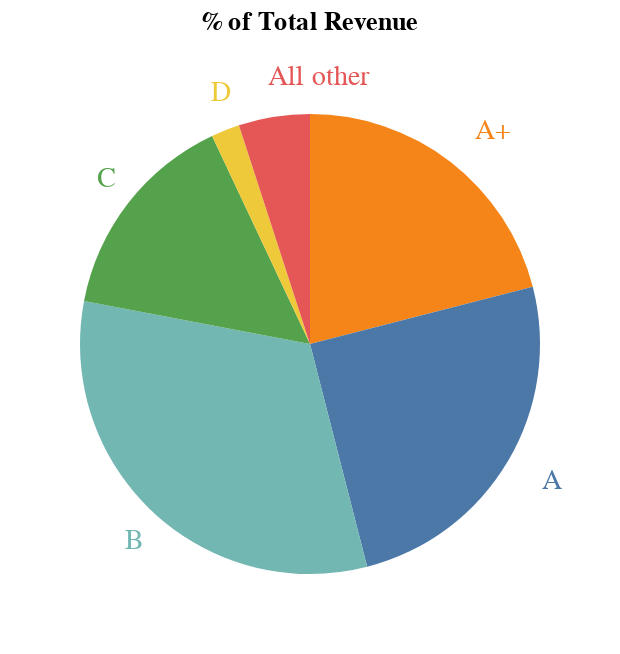

This figure's notebook cell:
### Markdown cell above
The pie chart above is easily modified to represent the percentage of total revenue.

### Code cell
# % of Revenue Pie Chart

base = alt.Chart(table_charts, title="% of Total Revenue").encode(
    theta = alt.Theta("% Revenue:Q").stack(True),
    color = alt.Color('Tier:N').legend(None),
    order = alt.Order(field ='Tier:O'))



pie = base.mark_arc(outerRadius = 115)
text = base.mark_text(radius = 135, size = 14, align = "left").encode(text = alt.Text("Tier"))


rev_pie = pie + text
rev_pie

### Figure 1 — Vega-Lite specification as saved in the notebook (floating-point values rounded to 4 significant figures)
{"config": {"view": {"continuousWidth": 300, "continuousHeight": 300}}, "layer": [{"mark": {"type": "arc", "outerRadius": 115}, "encoding": {"color": {"field": "Tier", "legend": null, "type": "nominal"}, "order": {"field": "Tier:O"}, "theta": {"field": "% Revenue", "stack": true, "type": "quantitative"}}, "title": "% of Total Revenue"}, {"mark": {"type": "text", "align": "left", "radius": 135, "size": 14}, "encoding": {"color": {"field": "Tier", "legend": null, "type": "nominal"}, "order": {"field": "Tier:O"}, "text": {"field": "Tier", "type": "nominal"}, "theta": {"field": "% Revenue", "stack": true, "type": "quantitative"}}, "title": "% of Total Revenue"}], "data": {"name": "data-35f9124c4b8dd7e8e6a83d69924ed8ee"}, "$schema": "https://vega.github.io/schema/vega-lite/v5.8.0.json", "datasets": {"data-35f9124c4b8dd7e8e6a83d69924ed8ee": [{"Tier": "A+", "# of Accounts": 19.0, "% Accounts": 1.746, "Revenue ($M)": 3.927, "% Revenue": 21.0}, {"Tier": "A", "# of Accounts": 77.0, "% Accounts": 7.077, "Revenue ($M)": 4.675, "% Revenue": 25.0}, {"Tier": "B", "# of Accounts": 338.0, "% Accounts": 31.07, "Revenue ($M)": 5.984, "% Revenue": 32.0}, {"Tier": "C", "# of Accounts": 425.0, "% Accounts": 39.06, "Revenue ($M)": 2.805, "% Revenue": 15.0}, {"Tier": "D", "# of Accounts": 24.0, "% Accounts": 2.206, "Revenue ($M)": 0.374, "% Revenue": 2.0}, {"Tier": "All other", "# of Accounts": 205.0, "% Accounts": 18.84, "Revenue ($M)": 0.935, "% Revenue": 5.0}]}}
